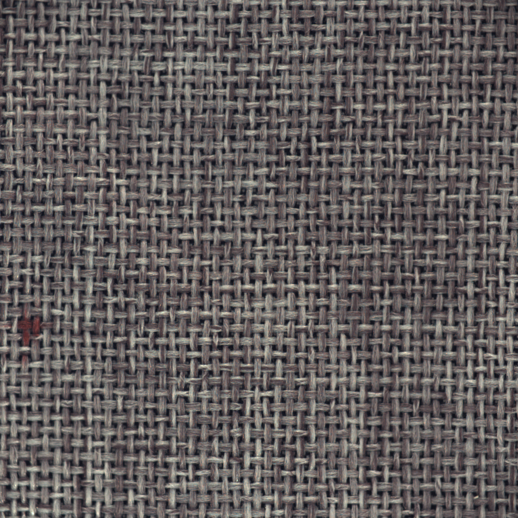
#> input picture project-archive/musc-demo/prepared/artifacts/classroom-bundle/e04q/selected-assets/carpet__color__013/original.png, 518 x 518 px, found by its file name
$ python render_slide_strips.py --source ../project-archive/assets/musc-report/e01q-leather-glue-011-slide.png --output out.png
#> lines starting #> are read from the running program, lines starting #| are printed output that depends on the picture
"""Render slide-sized four-image strips from stored MuSc qualitative assets.

Heatmaps and originals are reused byte for byte. The ground truth is shown as a
binary mask because VisA masks store defect class IDs (1-7) rather than 255.

--source is a directory holding the E01Q and E02Q run ZIPs extracted into
subdirectories named e01q and e02q. --output is the figure directory to fill.
"""
import argparse
from pathlib import Path

import cv2
import numpy as np
from PIL import Image

GAP_PX = 24
CONTOUR_INNER_PX = 2
CONTOUR_OUTER_PX = 5
CASES = {
    "e01q-leather-glue-011-slide.png": "e01q/selected-assets/leather__glue__011",
    "e02q-pcb4-anomaly-032-slide.png": "e02q/selected-assets/pcb4__Anomaly__032",
    "e02q-pcb3-anomaly-043-slide.png": "e02q/selected-assets/pcb3__Anomaly__043",
    "e01q-transistor-cut-lead-008-slide.png": "e01q/selected-assets/transistor__cut_lead__008",
    "e02q-fryum-anomaly-010-slide.png": "e02q/selected-assets/fryum__Anomaly__010",
}


def load_rgb(path):
    return np.asarray(Image.open(path).convert("RGB"))
#> returned value is the input picture: shape (518, 518, 3); mean R, G, B 97.6, 92.4, 91.9


def render_case(case_root):
    original = load_rgb(case_root / "original.png")
    heatmap = load_rgb(case_root / "heatmap.png")
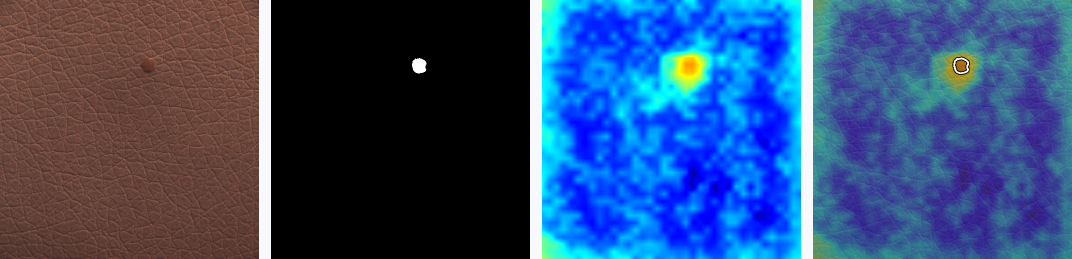
#> input picture project-archive/assets/musc-report/e01q-leather-glue-011-slide.png, 2144 x 518 px, given in place of heatmap.png, which was not available (shown at 1/2 size)
#> in load_rgb, returned value is the input picture: shape (518, 2144, 3); mean R, G, B 49.6, 75, 118.3
    stored_overlay = load_rgb(case_root / "overlay.png")
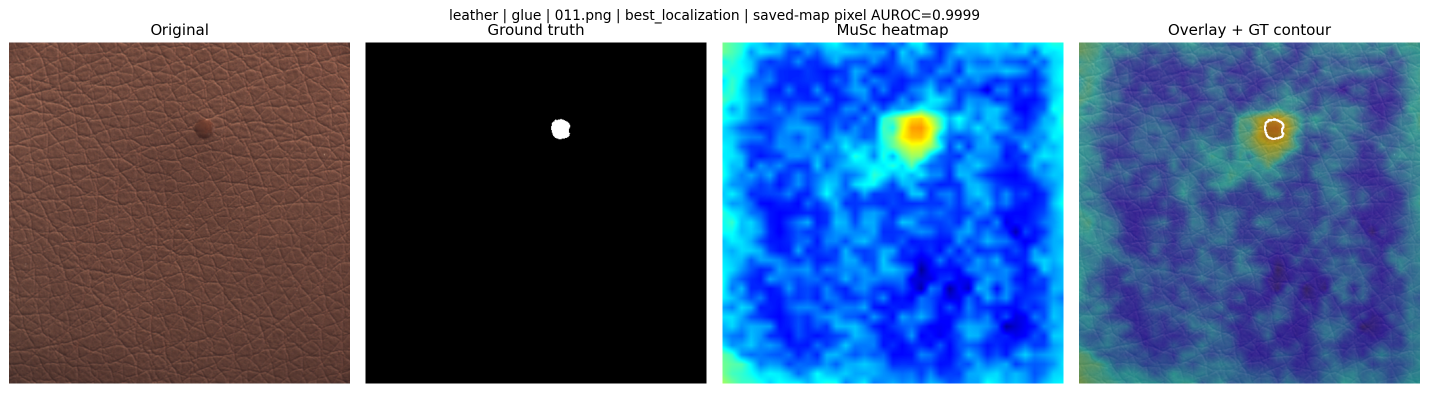
#> input picture project-archive/assets/musc-report/e01q-leather-glue-011.png, 2857 x 785 px, given in place of overlay.png, which was not available (shown at 1/2 size)
    raw_mask = np.asarray(Image.open(case_root / "ground_truth.png"))
#> raw_mask is the input picture: shape (785, 2857, 4); mean R, G, B, A 77.5, 99.2, 136.3, 255
    binary = (raw_mask > 0).astype(np.uint8)
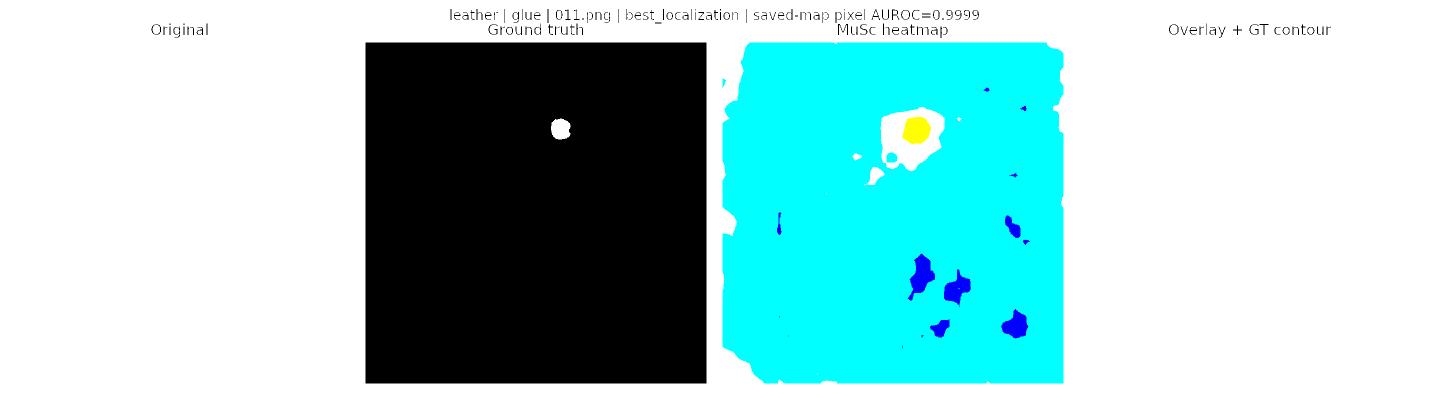
#> binary: shape (785, 2857, 4) (shown at 1/2 size); mean R, G, B, A 0.594, 0.787, 0.789, 1; drawn with 1 as white
    assert binary.any(), f"Empty mask: {case_root}"

#> (the run stopped early here; a loop or call above may not have finished)
